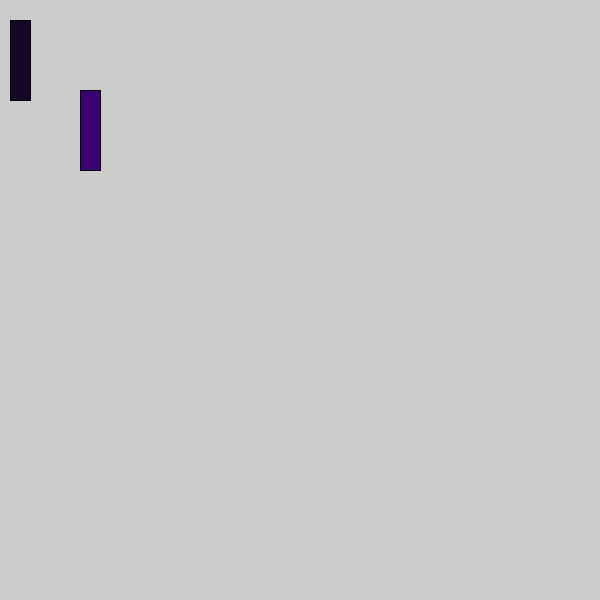
Frame 1 (no input)
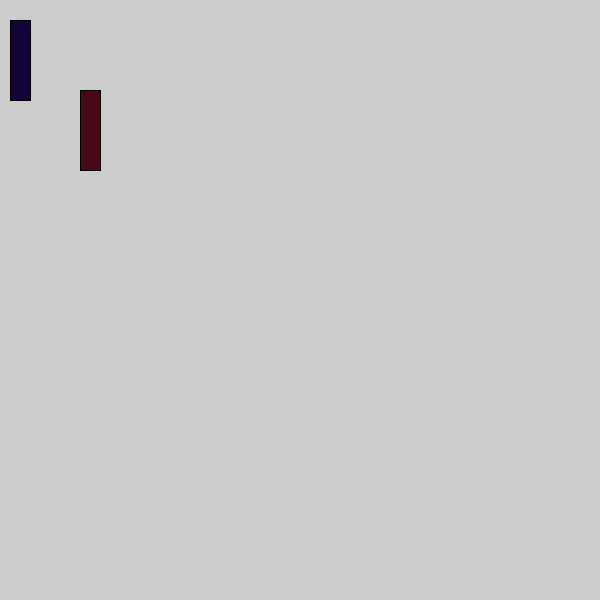
Frame 60 (the mouse pressed at the canvas centre just before this capture)
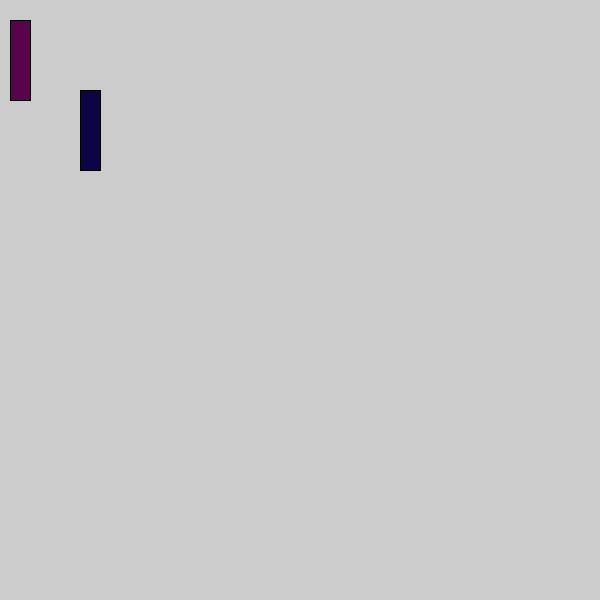
Frame 120 (the mouse held since frame 60 and released just before this capture)

The Processing sketch that drew these frames (run headless with seeded random() and noise(); from frame 60 on, the mouse is pressed at the canvas centre):

// Processing sketch: HelpingPeople
// ── HelpingPeople.pde

 Animal AnimalHead; 

 void setup() 
 {
    size (600,600); 
    AnimalHead = new Animal(); 
 }
 
 
 
 void draw() 
 {
    AnimalHead.display(); 
    AnimalHead.spagetti();
 }

// ── Animal.pde

  class Animal 
  {
    
    // Data aanmaken 
    Kat poekoe; 
    walvis walvis2; 
    
    
    // Constuctor  setup 
    Animal () 
    {
      poekoe = new Kat (); 
      walvis2 = new walvis(); 
    } 
    
    void display() 
    {
//        if ()
//        {  
          poekoe.display();
//        } else {
          walvis2.display();
//        }  
    }
    
    void spagetti () 
    {
       if (keyPressed)
       {
          if (key == 'a' || key == 'A')
          {
               poekoe.eat();   
          } 
       }
      
    }
    
    
    
    
    
  }

// ── Kat.pde



  class Kat 
  {
     // data 
     float x; 
     float y;
     float breedte;
     float hoogte;
   
     // Constuctor 
     Kat() 
     {
         x = 80; 
         y = 90; 
         breedte = 20; 
         hoogte = 80; 
     }
   
     void display() 
     {
         fill (random (90), random(10),random(120));
         rect (x,y,breedte,hoogte); 
     }
     
     void eat() 
     {
         println("Hoi ik ben kat"); 
         breedte += 2; 
         hoogte += 2;
     }
  }

// ── walvis.pde
  class walvis 
  {
     // data 
     float x; 
     float y;
     float breedte;
     float hoogte;
   
     // Constuctor 
     walvis() 
     {
         x = 10; 
         y = 20; 
         breedte = 20; 
         hoogte = 80; 
     }
   
     void display() 
     {
         fill (random (90), random(10),random(120));
         rect (x,y,breedte,hoogte); 
     }
     
     void eat() 
     {
         println("Hoi ik ben walvis"); 
         breedte += 2; 
         hoogte += 2;
     }
  }
